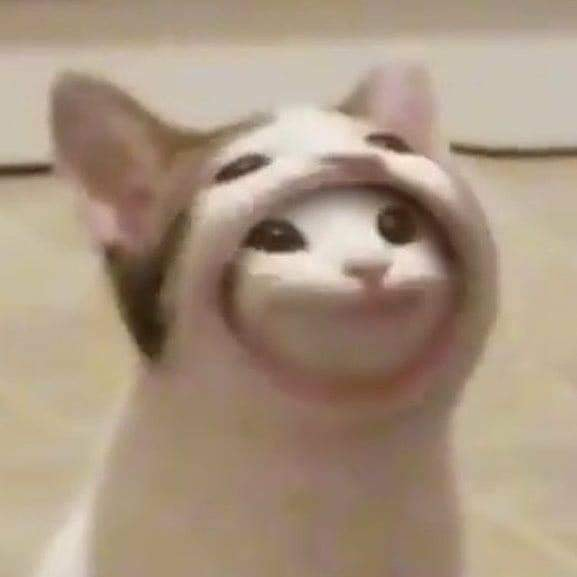
#> input picture sample.jpg, 577 x 577 px
$ python Classwork1_Week4_InsertSaltPepper.py
#> lines starting #> are read from the running program, lines starting #| are printed output that depends on the picture
import cv2 as cv
import random

img = cv.imread('sample.jpg', cv.IMREAD_GRAYSCALE)
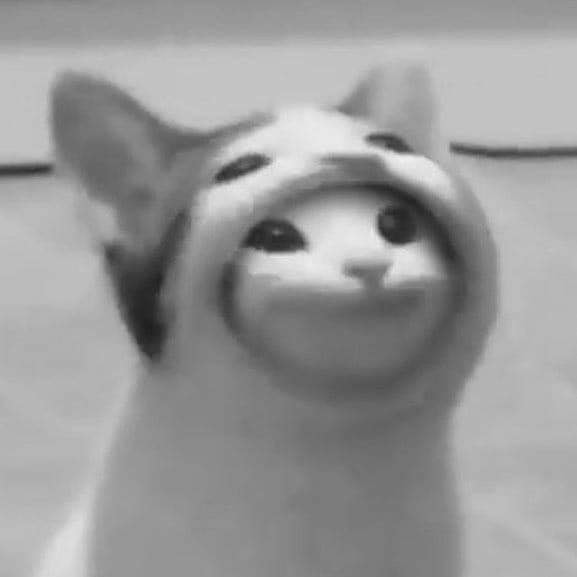
#> img: shape (577, 577); min 29, max 242, mean 152.9

density_salt = 0.4
density_pepper = 0.4

# Set number of white pixel (salt)
number_of_white_pixel = int(density_salt * (img.shape[0] * img.shape[1]))
#> number_of_white_pixel = 133171

# Add salt to the image
for i in range(number_of_white_pixel):
    y_coord = random.randint(0, img.shape[0] - 1)
    x_coord = random.randint(0, img.shape[1]- 1)
    img[y_coord][x_coord] = 255
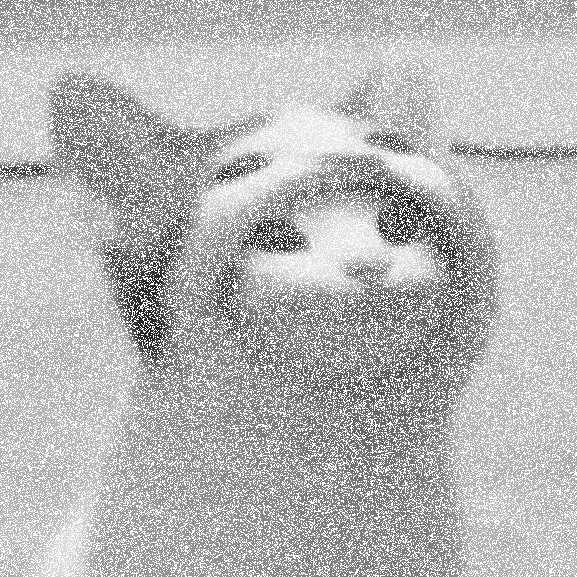
#> img: shape (577, 577); min 29, max 255, mean 186.6

# Set number of black pixel (pepper)
number_of_black_pixel = int(density_pepper * (img.shape[0] * img.shape[1]))
#> number_of_black_pixel = 133171

# Add pepper to the image
for i in range(number_of_black_pixel):
    y_coord = random.randint(0, img.shape[0] - 1)
    x_coord = random.randint(0, img.shape[1] - 1)
    img[y_coord][x_coord] = 0
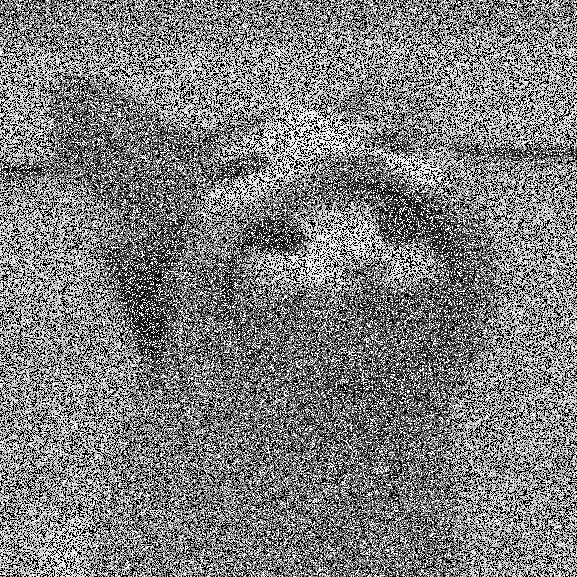
#> img: shape (577, 577); min 0, max 255, mean 125.2

cv.imwrite('ImageWithSaltPepper.png', img)


#Fix the image
#Load the image
image = cv.imread('ImageWithSaltPepper.png')
#> image: shape (577, 577, 3); min 0, max 255, mean 125.2

#Apply filter
filtered_image = cv.medianBlur(image, 13)  # Adjust the kernel size as needed แต่ต้องเป็นเลขคี่เท่านั้นจะได้สามารถหาค่ามัธยฐานที่เหมาะได้

#Display the original and filtered images
cv.imshow('Original Image', image)
cv.imshow('Filtered Image', filtered_image)
cv.imwrite('ImageWithSaltPepperErased.png', filtered_image)
cv.waitKey(0)
cv.destroyAllWindows()
